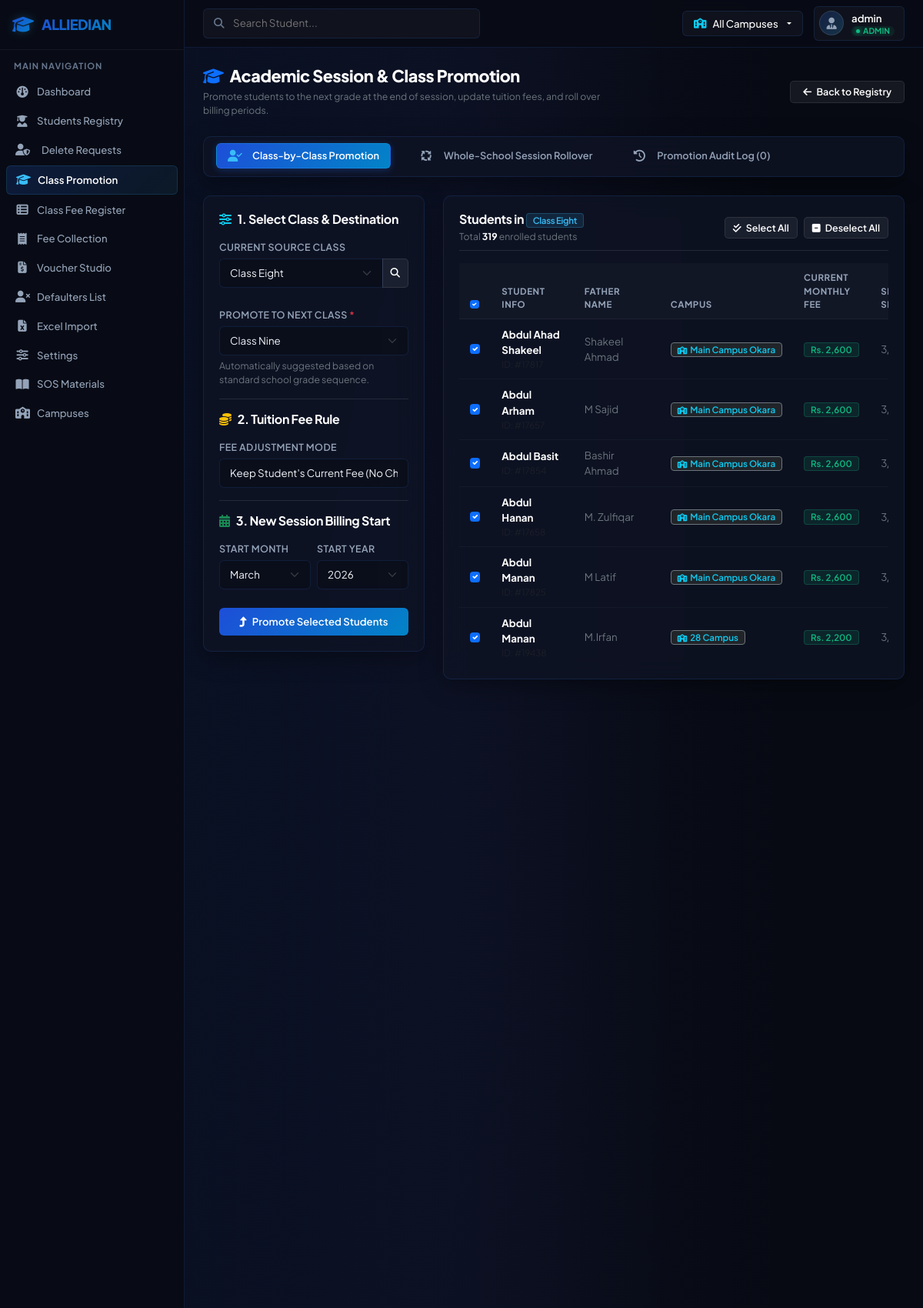
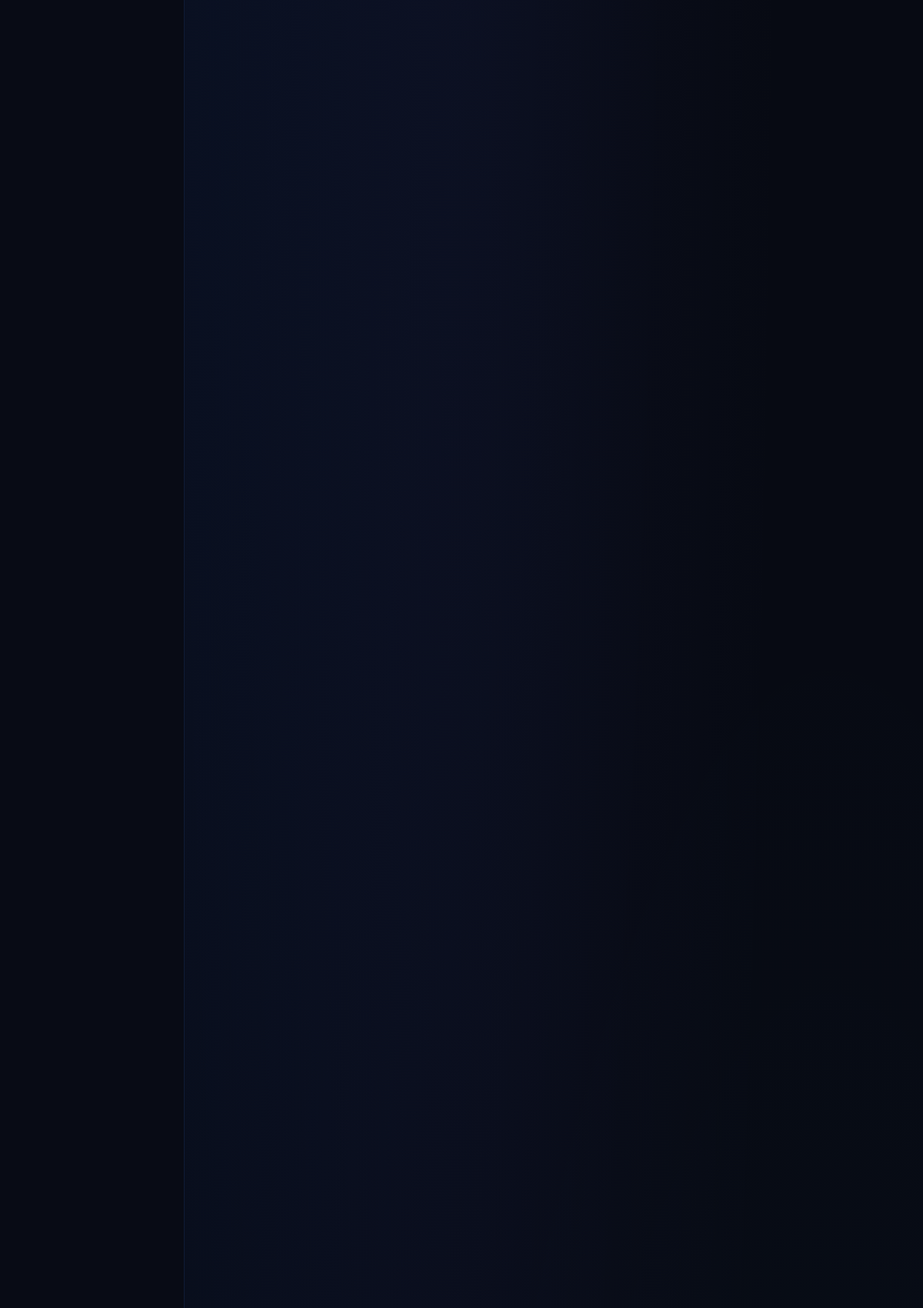
Screenshot of /students/promotion (signed in, upper part) with the database file from the repository (2 pictures, top to bottom).
### tables this page shows
CREATE TABLE students (
            id INTEGER PRIMARY KEY AUTOINCREMENT,
            name TEXT NOT NULL,
            father_name TEXT,
            class TEXT NOT NULL,
            monthly_fee REAL NOT NULL,
            start_month INTEGER DEFAULT 3,
            start_year INTEGER DEFAULT 2026
        , campus_id INTEGER REFERENCES campuses(id), annual_charges REAL DEFAULT 0, phone_number TEXT, opening_arrears REAL DEFAULT 0, status TEXT DEFAULT 'active');

CREATE TABLE campuses (
            id INTEGER PRIMARY KEY AUTOINCREMENT,
            name TEXT NOT NULL,
            code TEXT UNIQUE NOT NULL
        );

### app.py (the view, shortened to what this page needs)
@app.route('/students/promotion', methods=['GET', 'POST'])
@login_required
def students_promotion():
    active_campus_id = get_active_campus_id()
    conn = get_db_connection()
    conn.execute('''
        CREATE TABLE IF NOT EXISTS promotion_history (
            id INTEGER PRIMARY KEY AUTOINCREMENT,
            student_id INTEGER NOT NULL,
            student_name TEXT NOT NULL,
            from_class TEXT NOT NULL,
            to_class TEXT NOT NULL,
            previous_fee REAL NOT NULL,
            new_fee REAL NOT NULL,
            new_start_month INTEGER NOT NULL,
            new_start_year INTEGER NOT NULL,
            promoted_by_user TEXT NOT NULL,
            promoted_at TEXT NOT NULL,
            campus_id INTEGER REFERENCES campuses(id)
        )
    ''')
    db_classes_query = "SELECT DISTINCT class FROM students"
    db_classes_params = []
    if active_campus_id:
        db_classes_query += " WHERE campus_id = ?"
        db_classes_params = [active_campus_id]
    db_classes_query += " ORDER BY class"
    db_classes_rows = conn.execute(db_classes_query, db_classes_params).fetchall()
    existing_classes = [r['class'] for r in db_classes_rows if r['class']]
    all_classes = list(dict.fromkeys(STANDARD_CLASSES + existing_classes))
    source_class = request.args.get('source_class', '').strip()
    if not source_class and existing_classes:
        source_class = existing_classes[0]
    elif not source_class and all_classes:
        source_class = all_classes[0]
    suggested_target_class = CLASS_PROMOTION_MAP.get(source_class, 'One')
    students_in_class = []
    if source_class:
        s_query = "SELECT s.*, c.name as campus_name FROM students s LEFT JOIN campuses c ON s.campus_id = c.id WHERE s.class = ?"
        s_params = [source_class]
        if active_campus_id:
            s_query += " AND s.campus_id = ?"
            s_params.append(active_campus_id)
        s_query += " ORDER BY s.name"
        students_in_class = conn.execute(s_query, s_params).fetchall()
    h_query = "SELECT h.*, c.name as campus_name FROM promotion_history h LEFT JOIN campuses c ON h.campus_id = c.id"
    h_params = []
    if session.get('role') != 'admin':
        h_query += " WHERE h.campus_id = ?"
        h_params.append(session.get('campus_id'))
    elif active_campus_id:
        h_query += " WHERE h.campus_id = ?"
        h_params.append(active_campus_id)
    h_query += " ORDER BY h.id DESC LIMIT 40"
    promotion_history = conn.execute(h_query, h_params).fetchall()
    conn.close()
    current_year = datetime.now().year
    return render_template('promotion.html',
                           classes=all_classes,
                           source_class=source_class,
                           suggested_target_class=suggested_target_class,
                           students=students_in_class,
                           promotion_history=promotion_history,
                           months=MONTH_NUM_TO_NAME,
                           current_year=current_year,
                           class_map=CLASS_PROMOTION_MAP)

### app.py (called while the page is built)
def get_active_campus_id():
    if session.get('role') == 'admin':
        return session.get('selected_campus_id') # Can be None for "All Campuses"
    return session.get('campus_id')

def login_required(f):
    from functools import wraps
    @wraps(f)
    def decorated_function(*args, **kwargs):
        if 'logged_in' not in session:
            return redirect(url_for('login'))
        return f(*args, **kwargs)
    return decorated_function

### db.py (called while the page is built)
def get_database_url():
    url = os.environ.get('DATABASE_URL')
    if url:
        url = url.strip().strip("'\"")
        if url.startswith('postgres://'):
            url = url.replace('postgres://', 'postgresql://', 1)
    return url

def get_db_connection():
    db_url = get_database_url()
    if db_url:
        import psycopg2
        conn = psycopg2.connect(db_url)
        return PgConnectionWrapper(conn)
    else:
        conn = sqlite3.connect(SQLITE_DB_PATH)
        conn.row_factory = sqlite3.Row
        conn.execute("PRAGMA foreign_keys = ON")
        return conn

### templates/promotion.html (shortened to what this page needs)
{% extends 'base.html' %}
{% block content %}
<div class="row align-items-center mb-4">
    <div class="col-md-7">
        <h1 class="page-title mb-1"><i class="fa-solid fa-graduation-cap text-primary me-2"></i>Academic Session & Class Promotion</h1>
        <p class="text-secondary small mb-0">Promote students to the next grade at the end of session, update tuition fees, and roll over billing periods.</p>
    </div>
    <div class="col-md-5 text-md-end mt-3 mt-md-0">
        <a href="{{ url_for('students_view') }}" class="btn btn-secondary btn-sm px-3">
            <i class="fa-solid fa-arrow-left me-1"></i> Back to Registry
        </a>
    </div>
</div>
<div class="glass-panel mb-4 p-2">
    <ul class="nav nav-pills custom-nav-pills" id="promotionTabs" role="tablist">
        <li class="nav-item" role="presentation">
            <button class="nav-link active" id="class-wise-tab" data-bs-toggle="pill" data-bs-target="#class-wise-pane" type="button" role="tab">
                <i class="fa-solid fa-user-check me-1"></i> Class-by-Class Promotion
            </button>
        </li>
        <li class="nav-item" role="presentation">
            <button class="nav-link" id="batch-tab" data-bs-toggle="pill" data-bs-target="#batch-pane" type="button" role="tab">
                <i class="fa-solid fa-arrows-spin me-1"></i> Whole-School Session Rollover
            </button>
        </li>
        <li class="nav-item" role="presentation">
            <button class="nav-link" id="history-tab" data-bs-toggle="pill" data-bs-target="#history-pane" type="button" role="tab">
                <i class="fa-solid fa-clock-rotate-left me-1"></i> Promotion Audit Log ({{ promotion_history|length }})
            </button>
        </li>
    </ul>
</div>
<div class="tab-content" id="promotionTabsContent">
    <div class="tab-pane fade show active" id="class-wise-pane" role="tabpanel">
        <div class="row g-4">
            <div class="col-lg-4">
                <div class="glass-panel mb-4">
                    <h5 class="text-white mb-3 fs-6 fw-bold"><i class="fa-solid fa-sliders text-info me-2"></i>1. Select Class & Destination</h5>
                    <form method="GET" action="{{ url_for('students_promotion') }}" class="mb-4">
                        <label class="form-label">Current Source Class</label>
                        <div class="input-group">
                            <select class="form-select" name="source_class" onchange="this.form.submit()">
                                {% for c in classes %}
                                <option value="{{ c }}" {% if source_class == c %}selected{% endif %}>Class {{ c }}</option>
                                {% endfor %}
                            </select>
                            <button type="submit" class="btn btn-secondary btn-sm"><i class="fa-solid fa-magnifying-glass"></i></button>
                        </div>
                    </form>
                    <form method="POST" action="{{ url_for('students_promotion') }}" id="promoteForm">
                        <div class="mb-3">
                            <label for="target_class" class="form-label">Promote To Next Class <span class="text-danger">*</span></label>
                            <select class="form-select" id="target_class" name="target_class" required>
                                {% for c in classes %}
                                <option value="{{ c }}" {% if suggested_target_class == c %}selected{% endif %}>Class {{ c }}</option>
                                {% endfor %}
                            </select>
                            <div class="form-text text-secondary small">Automatically suggested based on standard school grade sequence.</div>
                        </div>
                        <hr class="border-secondary opacity-25 my-3">
                        <h5 class="text-white mb-3 fs-6 fw-bold"><i class="fa-solid fa-coins text-warning me-2"></i>2. Tuition Fee Rule</h5>
                        <div class="mb-3">
                            <label class="form-label">Fee Adjustment Mode</label>
                            <select class="form-select" id="fee_mode" name="fee_mode" onchange="handleFeeModeChange()">
                                <option value="keep" selected>Keep Student's Current Fee (No Change)</option>
                            </select>
                        </div>
                        <hr class="border-secondary opacity-25 my-3">
                        <h5 class="text-white mb-3 fs-6 fw-bold"><i class="fa-solid fa-calendar-days text-success me-2"></i>3. New Session Billing Start</h5>
                        <div class="row g-2 mb-4">
                            <div class="col-6">
                                <label for="new_start_month" class="form-label">Start Month</label>
                                <select class="form-select" id="new_start_month" name="new_start_month">
                                    {% for val, name in months.items() %}
                                    <option value="{{ val }}" {% if val == 3 %}selected{% endif %}>{{ name }}</option>
                                    {% endfor %}
                                </select>
                            </div>
                            <div class="col-6">
                                <label for="new_start_year" class="form-label">Start Year</label>
                                <select class="form-select" id="new_start_year" name="new_start_year">
                                    {% for y in range(current_year, current_year + 3) %}
                                    <option value="{{ y }}" {% if y == current_year %}selected{% endif %}>{{ y }}</option>
                                    {% endfor %}
                                </select>
                            </div>
                        </div>
                        <button type="submit" class="btn btn-primary w-100 py-2" id="submitPromoteBtn" onclick="return confirm('Confirm Class Promotion: Promote all checked students to the target class?');">
                            <i class="fa-solid fa-turn-up me-1"></i> Promote Selected Students
                        </button>
                    </form>
                </div>
            </div>
            <div class="col-lg-8">
                <div class="glass-panel">
                    <div class="d-flex justify-content-between align-items-center flex-wrap gap-2 mb-3 pb-2 border-bottom border-secondary border-opacity-25">
                        <div>
                            <h5 class="text-white mb-0 fs-6 fw-bold">
                                Students in <span class="badge badge-class">Class {{ source_class }}</span>
                            </h5>
                            <span class="text-secondary small">Total <strong class="text-white">{{ students|length }}</strong> enrolled students</span>
                        </div>
                        <div class="d-flex gap-2">
                            <button type="button" class="btn btn-secondary btn-sm" onclick="toggleAllStudents(true)">
                                <i class="fa-solid fa-check-double me-1"></i> Select All
                            </button>
                            <button type="button" class="btn btn-secondary btn-sm" onclick="toggleAllStudents(false)">
                                <i class="fa-solid fa-square-minus me-1"></i> Deselect All
                            </button>
                        </div>
                    </div>
                    {% if students %}
                    <div class="table-responsive" style="max-height: 520px; overflow-y: auto;">
                        <table class="table table-custom">
                            <thead class="sticky-top" style="background: #0d1222;">
                                <tr>
                                    <th style="width: 40px;">
                                        <input class="form-check-input" type="checkbox" id="masterCheckbox" checked onchange="toggleAllStudents(this.checked)">
                                    </th>
                                    <th>Student Info</th>
                                    <th>Father Name</th>
                                    {% if session.role == 'admin' and not active_campus_id %}
                                    <th>Campus</th>
                                    {% endif %}
                                    <th>Current Monthly Fee</th>
                                    <th>Session Since</th>
                                </tr>
                            </thead>
                            <tbody>
                                {% for s in students %}
                                <tr>
                                    <td>
                                        <input class="form-check-input student-chk" type="checkbox" name="student_ids" value="{{ s.id }}" form="promoteForm" checked>
                                    </td>
                                    <td>
                                        <div class="d-flex flex-column">
                                            <span class="fw-bold text-white">{{ s.name }}</span>
                                            <span class="text-muted" style="font-size: 0.72rem;">ID: #{{ s.id }}</span>
                                        </div>
                                    </td>
                                    <td class="text-secondary">{{ s.father_name or '—' }}</td>
                                    {% if session.role == 'admin' and not active_campus_id %}
                                    <td>
                                        <span class="badge bg-dark border border-secondary text-info">
                                            <i class="fa-solid fa-school me-1" style="font-size: 10px;"></i>{{ s.campus_name }}
                                        </span>
                                    </td>
                                    {% endif %}
                                    <td><span class="badge badge-amount">Rs. {{ "{:,.0f}".format(s.monthly_fee) }}</span></td>
                                    <td class="text-secondary small">{{ s.start_month }}/{{ s.start_year }}</td>
                                </tr>
                                {% endfor %}
                            </tbody>
                        </table>
                    </div>
                    {% else %}
                    <div class="text-center py-5 text-secondary">
                        <i class="fa-solid fa-users-slash fs-2 mb-3 text-muted d-block"></i>
                        No students currently enrolled in <strong>Class {{ source_class }}</strong>.
                    </div>
                    {% endif %}
                </div>
            </div>
        </div>
    </div>
</div>
{% endblock %}

### rows the page displays
students: name "Abdul Ahad Shakeel", father_name "Shakeel Ahmad", campus_name "Main Campus Okara", monthly_fee "2,600", start_month "3"
students: name "Abdul Arham", father_name "M Sajid", campus_name "Main Campus Okara", monthly_fee "2,600", start_month "3"
students: name "Abdul Basit", father_name "Bashir Ahmad", campus_name "Main Campus Okara", monthly_fee "2,600", start_month "3"
students: name "Abdul Hanan", father_name "M. Zulfiqar", campus_name "Main Campus Okara", monthly_fee "2,600", start_month "3"
students: name "Abdul Manan", father_name "M Latif", campus_name "Main Campus Okara", monthly_fee "2,600", start_month "3"
students: name "Abdul Manan", father_name "M.Irfan", campus_name "28 Campus", monthly_fee "2,200", start_month "3"

### other values shown
{{ active_campus_name }} "All Campuses"
{{ session.username }} "admin"
{{ session.role|upper }} "ADMIN"
{{ promotion_history|length }} "0"
{{ source_class }} "Eight"
{{ students|length }} "319"
form field new_start_month "March"
form field new_start_year "2026"
